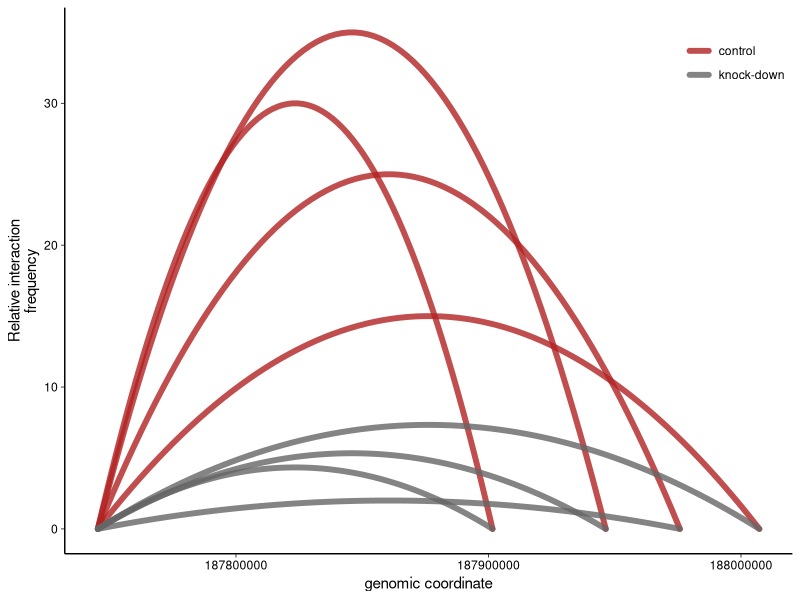
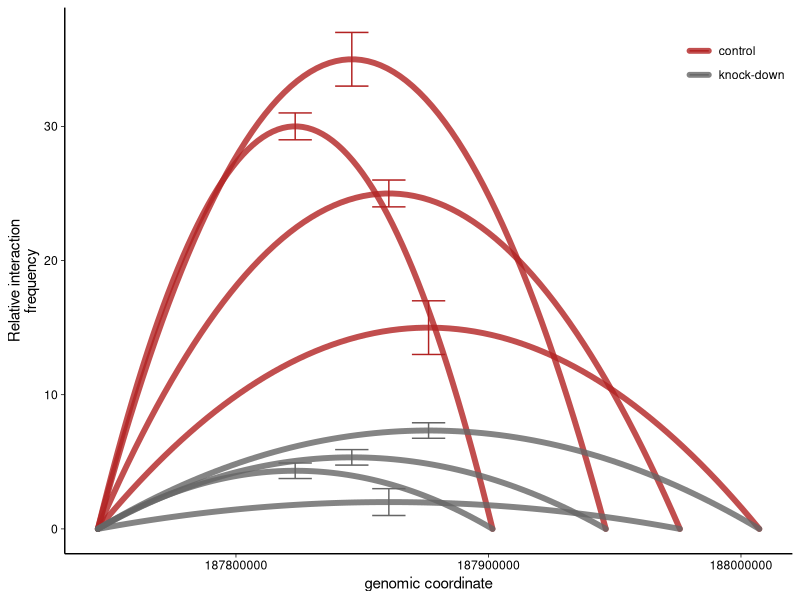
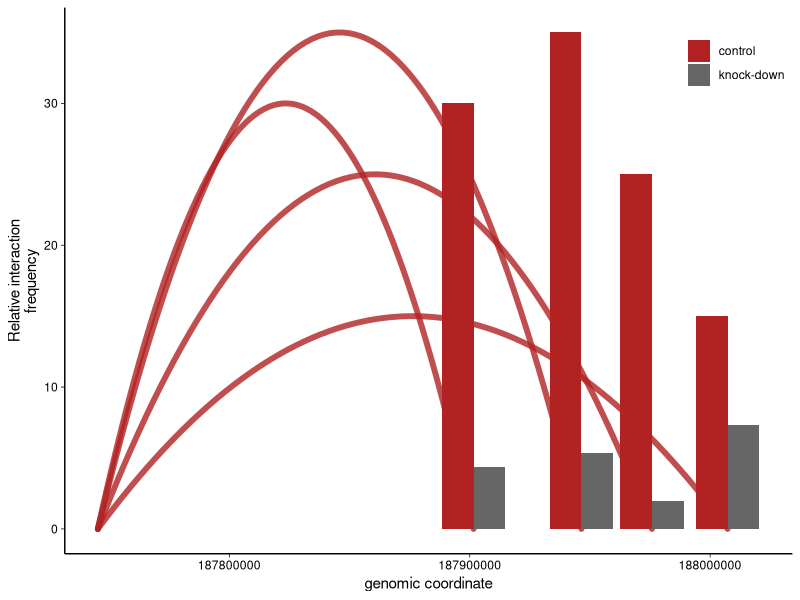

Write R code to recreate these figures, in order.
## ---- chunk 1
knitr::opts_chunk$set(echo = TRUE)
knitr::opts_knit$set(base.dir = "C:/Users/ShenL1/Dropbox/Research/Website/lingboshen.github.io/", base.url = "/")
knitr::opts_chunk$set(fig.path = "assets/img/")
## ---- chunk 2
# load required packages
library(tidyverse)
# these are general theme settings I commonly use for publication-grade plots
theme_linedraw_noframe <- theme_linedraw()+
  theme(panel.grid = element_blank(),
        panel.border = element_blank(),
        axis.line = element_line(),
        legend.justification = c(1, 1),
        legend.position = c(1, 1)) # move the legend into the plot
## ---- chunk 3
# read 3C data
df <- read_tsv("2020-01-03-3C-dummy-data.txt")
## ---- chunk 4
# gather to convert from wide to long format
dfg <- df %>%
  gather(-assay.name,-anchor.coord,-fragment.coord,key = "sample",value = "frequency")
# extract condition from sample name
dfg$condition <- gsub("\\..*","",dfg$sample)
# calculate midpoint between each anchor and bait coordinate (the interaction frequency is going to be plotted over this coordinate)
dfg$mid.coord=(dfg$fragment.coord+dfg$anchor.coord)/2
# summarize data
dfs <- dfg %>%
  group_by(condition,anchor.coord,fragment.coord,mid.coord,assay.name) %>%
  summarise(mean.frequency=mean(frequency),sd.frequency=sd(frequency))
# 'add back' anchor and fragment rows using gather and rename key / points
dfsg <- dfs %>%
  gather(-condition,-mean.frequency,-sd.frequency,-assay.name,key = point,value = coord) %>%
  mutate(point=gsub(".coord","",point))
# set anchor and probe frequency to 0:
dfsg$mean.frequency[dfsg$point %in% c("anchor","fragment")] <- 0
# add group column (for ggplot's geom_line)
dfsg$group <- paste0(dfsg$condition,dfsg$assay.name)
## ---- chunk 5
p <- ggplot(dfsg,aes(x=coord,y=mean.frequency,color=condition,group=group))+
  geom_line(stat="smooth",method = "lm",formula = y ~ poly(x, 2),
            se = FALSE,lineend="round",size=2,alpha=0.8)+
  scale_color_manual(values = c("firebrick","grey40"))+ # pick colors manually
  labs(y="Relative interaction\nfrequency",x="genomic coordinate",color="")+ # rename axis labels
  theme_linedraw_noframe # these are the theme settings defined above
p
## ---- chunk 6
p+geom_errorbar(dfsg %>% filter(point=="mid"),inherit.aes = F,size=0.5,
                mapping = aes(x=coord,ymin=mean.frequency-sd.frequency,ymax=mean.frequency+sd.frequency,color=condition))
## ---- chunk 7
ggplot()+
  geom_line(dfsg %>% filter(condition=="control"),mapping=aes(x=coord,y=mean.frequency,color=condition,group=group),
            stat="smooth",method = "lm",formula = y ~ poly(x, 2),
            se = FALSE,lineend="round",size=2,alpha=0.8)+
  geom_bar(dfs,
           mapping = aes(x=fragment.coord,y=mean.frequency,fill=condition),
           stat='identity',position=position_dodge())+
  scale_color_manual(values = c("firebrick","grey40"))+ # pick colors manually
  scale_fill_manual(values = c("firebrick","grey40"))+ # pick colors manually
  labs(y="Relative interaction\nfrequency",x="genomic coordinate",fill="")+ # rename axis labels
  theme_linedraw_noframe+ # these are the theme settings defined above
  guides(color=F)
